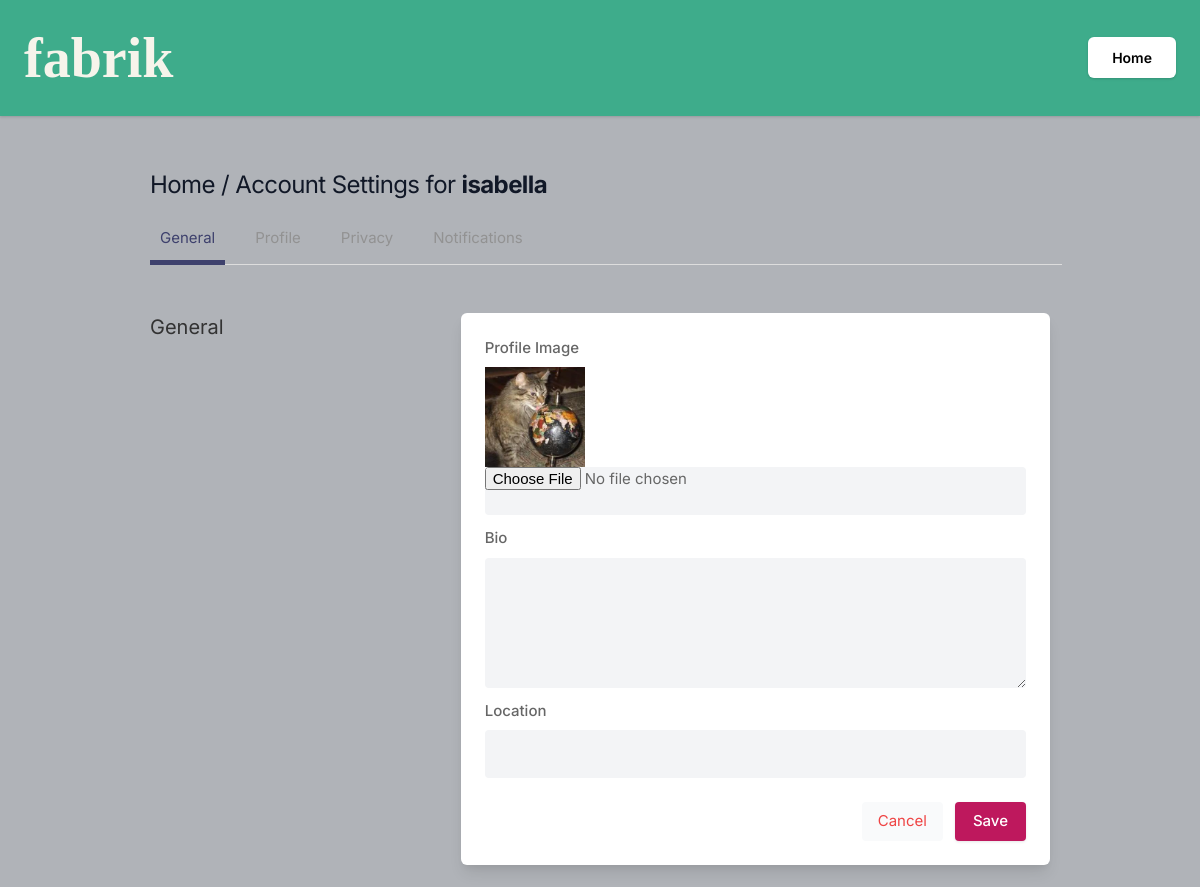
Page /settings (signed in) on the earlier database version.
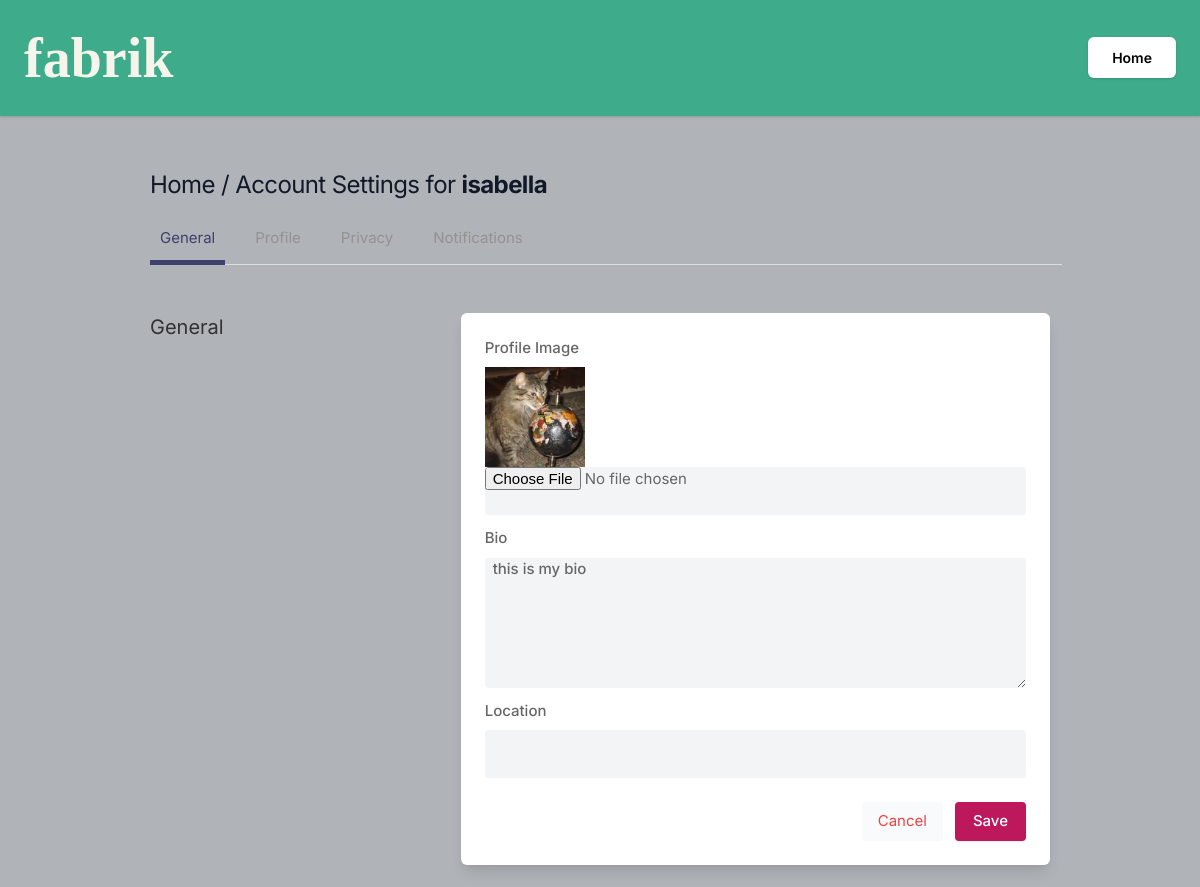
Same page on the later database version.
### core/models.py (models this page shows, shortened)
class Profile(models.Model):
    user = models.ForeignKey(User, on_delete=models.CASCADE)
    id_user = models.IntegerField()
    bio = models.TextField(blank=True)
    profileimg = models.ImageField(upload_to='profile_images', default='blank-profile-picture-png.wbpg')
    location = models.CharField(max_length=100, blank=True)

### core/views.py (the view, shortened to what this page needs)
# urls.py: path('settings', views.settings, name='settings'),
@login_required(login_url='signin')
def settings(request):
    user_profile = Profile.objects.get(user=request.user)
    return render(request, 'setting.html', {'user_profile': user_profile})

### templates/setting.html (shortened to what this page needs)
{% load static %}
<!DOCTYPE html>
<html lang="en">
<head>
    <link rel="stylesheet" href="{% static 'assets/css/icons.css' %}">
    <link rel="stylesheet" href="{% static 'assets/css/uikit.css' %}">
    <link rel="stylesheet" href="{% static 'assets/css/style.css' %}">
    <link rel="stylesheet" href="{% static 'assets/css/tailwind.css' %}">
</head>
<body style ="background:#f6f4ebff">
    <div id="wrapper" class="flex flex-col justify-between h-screen">
        <div class="py-4 shadow dark:bg-gray-800" style ="background:#3eac8bff">
            <div class="max-w-6xl mx-auto">
                <div class="flex items-center lg:justify-between justify-around">
                    <a href="trending.html">
                       <b><h1 style="
                        font-family: Rozha One, serif;
                        font-size: 3.5rem;
                        color: #f6f4ebff;
                        ">fabrik</h1></b>
                    </a>
                    <div class="capitalize flex font-semibold hidden lg:block my-2 space-x-3 text-center text-sm">
                        <a href="/" class="bg-white px-6 py-3 rounded-md shadow text-black">Home</a>
                    </div>
                </div>
            </div>
        </div>
            <div class="container m-auto">
                <h1 class="text-2xl leading-none text-gray-900 tracking-tight mt-3"><a href = '/'>Home</a> / Account Settings for <b> {{user.username}}</b></h1>
                <ul class="mt-5 -mr-3 flex-nowrap lg:overflow-hidden overflow-x-scroll uk-tab">
                    <li class="uk-active"><a href="#">General</a></li>
                    <li><a href="profile.html">Profile</a></li>
                    <li><a href="#">Privacy</a></li>
                    <li><a href="#">Notifications</a></li>
                </ul>
                <div class="grid lg:grid-cols-3 mt-12 gap-8">
                    <div>
                        <h3 class="text-xl mb-2"> General </h3>
                    </div>
                    <div class="bg-white rounded-md lg:shadow-lg shadow col-span-2">
                    <form action ="" method="POST" enctype="multipart/form-data">
                       <div class="grid grid-cols-2 gap-3 lg:p-6 p-4">
                            <div class="col-span-2">
                                <label for=""> Profile Image</label>
                                <img width='100' height='100' src="{{user_profile.profileimg.url}}" />
                                <input type="file" name = "image" value="" class="shadow-none bg-gray-100">
                            </div>
                            <div class="col-span-2">
                                <label for="about">Bio</label>
                                <textarea id="about" name="bio" rows="3"  class="shadow-none bg-gray-100"> {{user_profile.bio}}</textarea>
                            </div>
                            <div class="col-span-2">
                                <label for=""> Location</label>
                                <input type="text" name = "location" value="{{user_profile.location}}" class="shadow-none bg-gray-100">
                            </div>
                       </div>
                       <div class="bg-gray-10 p-6 pt-0 flex justify-end space-x-3">
                           <button class="p-2 px-4 rounded bg-gray-50 text-red-500"> <a href="/"> Cancel </a></button>
                           <button type="submit" class="button bg-blue-700"> Save </button>
                       </div>
                    </form>
                    </div>
                    </div>
                    <br>
                </div>
            </div>
</body>
</html>

### static/assets/css/style.css (style rules this page uses)
body { background-color: #B0B3B8!important; }
button { vertical-align: middle; }
span.button, button.button { background-color: #be185d; top: 0; color: #fff; position: relative; padding: 8px 18px; line-height: 22px; position: relative; font-weight: 500; font-size: 15px; display: inline-block; -webkit-transition: all 0.2s ease-in-out; transition: all 0.2s ease-in-out; cursor: pointer; overflow: hidden; border: none; border-radius: 4px; -webkit-box-shadow: 0 1px 3px rgba(0, 0, 0, 0.1); box-shadow: 0 1px 3px rgba(0, 0, 0, 0.1); }
input { height: 48px; line-height: 48px; padding: 0 20px; outline: none; font-size: 15px; color: #808080; max-width: 100%; width: 100%; -webkit-box-sizing: border-box; box-sizing: border-box; display: block; font-weight: 400; opacity: 1; border-radius: 4px; border: none; -webkit-box-shadow: 0 1px 4px 0px rgba(0, 0, 0, 0.12); box-shadow: 0 1px 4px 0px rgba(0, 0, 0, 0.12); }
input[type="text"], input[type="password"], input[type="email"], input[type="number"] { height: 48px; line-height: 48px; padding: 0 20px; outline: none; font-size: 15px; color: #808080; max-width: 100%; width: 100%; -webkit-box-sizing: border-box; box-sizing: border-box; display: block; font-weight: 400; opacity: 1; border-radius: 4px; border: none; -webkit-box-shadow: 0 1px 4px 0px rgba(0, 0, 0, 0.12); box-shadow: 0 1px 4px 0px rgba(0, 0, 0, 0.12); }
textarea { height: 48px; line-height: 48px; padding: 0 20px; outline: none; font-size: 15px; color: #808080; margin: 0 0 16px 0; max-width: 100%; width: 100%; -webkit-box-sizing: border-box; box-sizing: border-box; display: block; background-color: #fff; font-weight: 500; opacity: 1; border-radius: 4px; border: none; -webkit-box-shadow: 0 1px 4px 0px rgba(0, 0, 0, 0.12); box-shadow: 0 1px 4px 0px rgba(0, 0, 0, 0.12); }
input { -webkit-transition: all 0.1s ease-in-out; transition: all 0.1s ease-in-out; }
::placeholder { color: #808080; opacity: 1; }
textarea { height: auto; line-height: 27px; padding: 20px; min-height: 130px; -webkit-transition: none !important; transition: none !important; min-width: 100%; }
label, legend { display: block; font-weight: bold; font-size: 15px; font-weight: 500; margin-bottom: 8px; }
button { border: none; margin: 0; padding: 0; width: auto; overflow: visible; background: transparent; color: inherit; font: inherit; line-height: normal; cursor: pointer; }
a { color: #be185d; -webkit-transition: 0.3s; transition: 0.3s; outline: none !important; }
button { outline: none !important; }
img { max-width: 100%; }
body { color: #666; font-size: 15px; line-height: 27px; background-color: #f0f2f5; font-family: "Inter", sans-serif; text-transform: none; }
h1, h2, h3, h4, h5, h6 { font-family: "Inter", sans-serif; text-transform: none; }
input[type="text"], input[type="password"], input[type="email"] { font-family: "Inter", sans-serif; text-transform: none; }
textarea, select { font-family: "Inter", sans-serif; text-transform: none; }
button, body .pac-container { font-family: "Inter", sans-serif; text-transform: none; }
h1, h2, h3, h4, h5, h6 { color: #333; font-weight: 500; margin: 0; padding: 0; }
h1 { font-size: 32px; }
h3 { font-size: 22px; }
b, strong { font-weight: 700 !important; }
@media (min-width: 1024px) { .container { max-width: 900px !important; padding-top: 45px; } }
.shadow-none { -webkit-box-shadow: none !important; box-shadow: none !important; }

Differences in the rows shown:
changed Profile: bio (not shown) → "this is my bio"
